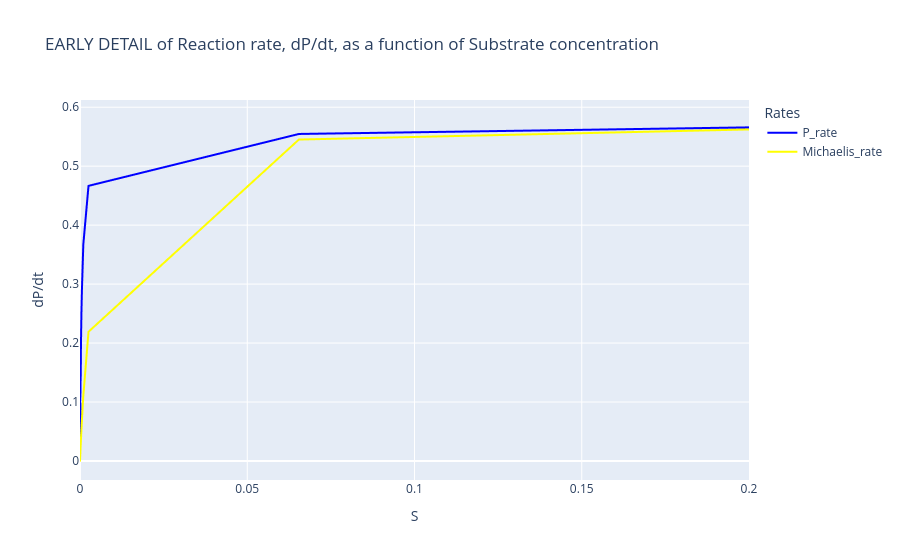

This figure's notebook cell:
### Markdown cell above
The overlap at the very left (small [S], late in the reaction) has a few issues, but not too bad; let's magnify the previous plot:

### Code cell
PlotlyHelper.plot_pandas(df=df, x_var="S", fields=["P_rate", "Michaelis_rate"],
                         title="EARLY DETAIL of Reaction rate, dP/dt, as a function of Substrate concentration",
                         y_label="dP/dt", legend_header="Rates",
                         vertical_lines_to_add=19, colors=["blue", "yellow"],
                         range_x=[0, .2])

### Figure 1 — Plotly figure (JSON) as saved in the notebook; plotly's stock layout.template omitted (floating-point values rounded to 4 significant figures; data arrays with more than 128 entries replaced by an {"elided": "..."} marker saying what was removed)
{"data": [{"hovertemplate": "Rates=P_rate<br>S=%{x}<br>dP/dt=%{y}<extra></extra>", "legendgroup": "P_rate", "line": {"color": "blue", "dash": "solid", "shape": "linear"}, "marker": {"symbol": "circle"}, "mode": "lines", "name": "P_rate", "showlegend": true, "type": "scattergl", "x": {"elided": "2167 float values"}, "xaxis": "x", "y": {"elided": "2167 float values"}, "yaxis": "y"}, {"hovertemplate": "Rates=Michaelis_rate<br>S=%{x}<br>dP/dt=%{y}<extra></extra>", "legendgroup": "Michaelis_rate", "line": {"color": "yellow", "dash": "solid", "shape": "linear"}, "marker": {"symbol": "circle"}, "mode": "lines", "name": "Michaelis_rate", "showlegend": true, "type": "scattergl", "x": {"elided": "2167 float values"}, "xaxis": "x", "y": {"elided": "2167 float values"}, "yaxis": "y"}], "layout": {"autosize": true, "legend": {"title": {"text": "Rates"}, "tracegroupgap": 0}, "shapes": [{"line": {"color": "gray", "dash": "dot", "width": 1}, "type": "line", "x0": 19, "x1": 19, "xref": "x", "y0": 0, "y1": 1, "yref": "y domain"}], "title": {"text": "EARLY DETAIL of Reaction rate, dP/dt, as a function of Substrate concentration"}, "xaxis": {"anchor": "y", "domain": [0, 1], "range": [0, 0.2], "title": {"text": "S"}, "type": "linear"}, "yaxis": {"anchor": "x", "autorange": true, "domain": [0, 1], "range": [-0.03222, 0.6122], "title": {"text": "dP/dt"}, "type": "linear"}}}
